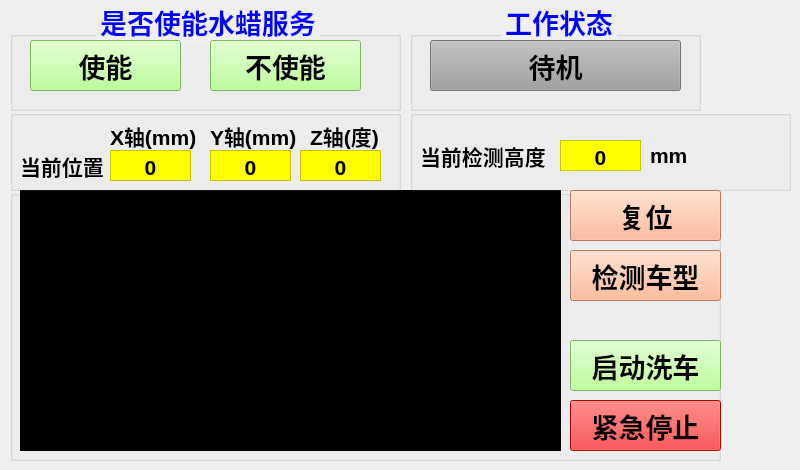
    <widget class="QWidget" name="tab">
     <attribute name="title">
      <string>自动画面</string>
     </attribute>
     <widget class="QGroupBox" name="groupBox">
      <property name="geometry">
       <rect>
        <x>10</x>
        <y>0</y>
        <width>391</width>
        <height>111</height>
       </rect>
      </property>
      <property name="font">
       <font>
        <family>Arial</family>
        <pointsize>20</pointsize>
        <weight>75</weight>
        <bold>true</bold>
       </font>
      </property>
      <property name="styleSheet">
       <string notr="true">color: rgb(0, 0, 255);</string>
      </property>
      <property name="title">
       <string>是否使能水蜡服务</string>
      </property>
      <property name="alignment">
       <set>Qt::AlignCenter</set>
      </property>
      <widget class="QPushButton" name="pushButton_13">
       <property name="geometry">
        <rect>
         <x>20</x>
         <y>40</y>
         <width>151</width>
         <height>51</height>
        </rect>
       </property>
       <property name="font">
        <font>
         <family>Arial</family>
         <pointsize>20</pointsize>
         <weight>75</weight>
         <bold>true</bold>
        </font>
       </property>
       <property name="styleSheet">
        <string notr="true">background-color: rgb(170, 255, 127);
color: rgb(0, 0, 0);</string>
       </property>
       <property name="text">
        <string>使能</string>
       </property>
      </widget>
      <widget class="QPushButton" name="pushButton_14">
       <property name="geometry">
        <rect>
         <x>200</x>
         <y>40</y>
         <width>151</width>
         <height>51</height>
        </rect>
       </property>
       <property name="font">
        <font>
         <family>Arial</family>
         <pointsize>20</pointsize>
         <weight>75</weight>
         <bold>true</bold>
        </font>
       </property>
       <property name="styleSheet">
        <string notr="true">background-color: rgb(170, 255, 127);
color: rgb(0, 0, 0);</string>
       </property>
       <property name="text">
        <string>不使能</string>
       </property>
      </widget>
     </widget>
     <widget class="QGroupBox" name="groupBox_5">
      <property name="geometry">
       <rect>
        <x>10</x>
        <y>190</y>
        <width>711</width>
        <height>271</height>
       </rect>
      </property>
      <property name="font">
       <font>
        <family>Arial</family>
        <pointsize>20</pointsize>
        <weight>75</weight>
        <bold>true</bold>
       </font>
      </property>
      <property name="styleSheet">
       <string notr="true">color: rgb(0, 0, 255);</string>
      </property>
      <property name="title">
       <string/>
      </property>
      <property name="alignment">
       <set>Qt::AlignCenter</set>
      </property>
      <widget class="QPushButton" name="pushButton_15">
       <property name="geometry">
        <rect>
         <x>560</x>
         <y>60</y>
         <width>151</width>
         <height>51</height>
        </rect>
       </property>
       <property name="font">
        <font>
         <family>Arial</family>
         <pointsize>20</pointsize>
         <weight>75</weight>
         <bold>true</bold>
        </font>
       </property>
       <property name="styleSheet">
        <string notr="true">background-color: rgb(255, 170, 127);
color: rgb(0, 0, 0);</string>
       </property>
       <property name="text">
        <string>检测车型</string>
       </property>
      </widget>
      <widget class="QFrame" name="frame_3">
       <property name="geometry">
        <rect>
         <x>10</x>
         <y>0</y>
         <width>541</width>
         <height>261</height>
        </rect>
       </property>
       <property name="styleSheet">
        <string notr="true">background-color: rgb(0, 0, 0);</string>
       </property>
       <property name="frameShape">
        <enum>QFrame::StyledPanel</enum>
       </property>
       <property name="frameShadow">
        <enum>QFrame::Raised</enum>
       </property>
      </widget>
      <widget class="QPushButton" name="pushButton_17">
       <property name="geometry">
        <rect>
         <x>560</x>
         <y>0</y>
         <width>151</width>
         <height>51</height>
        </rect>
       </property>
       <property name="font">
        <font>
         <family>Arial</family>
         <pointsize>20</pointsize>
         <weight>75</weight>
         <bold>true</bold>
        </font>
       </property>
       <property name="styleSheet">
        <string notr="true">background-color: rgb(255, 170, 127);
color: rgb(0, 0, 0);</string>
       </property>
       <property name="text">
        <string>复位</string>
       </property>
      </widget>
      <widget class="QPushButton" name="pushButton_5">
       <property name="geometry">
        <rect>
         <x>560</x>
         <y>210</y>
         <width>151</width>
         <height>51</height>
        </rect>
       </property>
       <property name="font">
        <font>
         <family>Arial</family>
         <pointsize>20</pointsize>
         <weight>75</weight>
         <bold>true</bold>
        </font>
       </property>
       <property name="styleSheet">
        <string notr="true">background-color: rgb(255, 0, 0);
color: rgb(0, 0, 0);</string>
       </property>
       <property name="text">
        <string>紧急停止</string>
       </property>
      </widget>
      <widget class="QPushButton" name="pushButton_71">
       <property name="geometry">
        <rect>
         <x>560</x>
         <y>150</y>
         <width>151</width>
         <height>51</height>
        </rect>
       </property>
       <property name="font">
        <font>
         <family>Arial</family>
         <pointsize>20</pointsize>
         <weight>75</weight>
         <bold>true</bold>
        </font>
       </property>
       <property name="styleSheet">
        <string notr="true">background-color: rgb(170, 255, 127);
color: rgb(0, 0, 0);</string>
       </property>
       <property name="text">
        <string>启动洗车</string>
       </property>
      </widget>
     </widget>
     <widget class="QGroupBox" name="groupBox_4">
      <property name="geometry">
       <rect>
        <x>410</x>
        <y>110</y>
        <width>381</width>
        <height>81</height>
       </rect>
      </property>
      <property name="font">
       <font>
        <family>Arial</family>
        <pointsize>20</pointsize>
        <weight>75</weight>
        <bold>true</bold>
       </font>
      </property>
      <property name="styleSheet">
       <string notr="true">color: rgb(0, 0, 255);</string>
      </property>
      <property name="title">
       <string/>
      </property>
      <property name="alignment">
       <set>Qt::AlignCenter</set>
      </property>
      <widget class="QLabel" name="label_25">
       <property name="geometry">
        <rect>
         <x>10</x>
         <y>20</y>
         <width>131</width>
         <height>51</height>
        </rect>
       </property>
       <property name="font">
        <font>
         <family>Arial</family>
         <pointsize>16</pointsize>
         <weight>75</weight>
         <bold>true</bold>
        </font>
       </property>
       <property name="styleSheet">
        <string notr="true">color: rgb(0, 0, 0);</string>
       </property>
       <property name="text">
        <string>当前检测高度</string>
       </property>
      </widget>
      <widget class="QLabel" name="label_26">
       <property name="geometry">
        <rect>
         <x>240</x>
         <y>30</y>
         <width>41</width>
         <height>31</height>
        </rect>
       </property>
       <property name="font">
        <font>
         <family>Arial</family>
         <pointsize>16</pointsize>
         <weight>75</weight>
         <bold>true</bold>
        </font>
       </property>
       <property name="styleSheet">
        <string notr="true">color: rgb(0, 0, 0);</string>
       </property>
       <property name="text">
        <string>mm</string>
       </property>
      </widget>
      <widget class="QTextBrowser" name="textBrowser_9">
       <property name="geometry">
        <rect>
         <x>150</x>
         <y>30</y>
         <width>81</width>
         <height>31</height>
        </rect>
       </property>
       <property name="font">
        <font>
         <family>Arial</family>
         <pointsize>16</pointsize>
         <weight>75</weight>
         <bold>true</bold>
        </font>
       </property>
       <property name="autoFillBackground">
        <bool>true</bool>
       </property>
       <property name="styleSheet">
        <string notr="true">background-color: rgb(255, 255, 0);
color: rgb(0, 0, 0);</string>
       </property>
       <property name="verticalScrollBarPolicy">
        <enum>Qt::ScrollBarAlwaysOff</enum>
       </property>
       <property name="horizontalScrollBarPolicy">
        <enum>Qt::ScrollBarAlwaysOff</enum>
       </property>
       <property name="html">
        <string>&lt;!DOCTYPE HTML PUBLIC &quot;-//W3C//DTD HTML 4.0//EN&quot; &quot;http://www.w3.org/TR/REC-html40/strict.dtd&quot;&gt;
&lt;html&gt;&lt;head&gt;&lt;meta name=&quot;qrichtext&quot; content=&quot;1&quot; /&gt;&lt;style type=&quot;text/css&quot;&gt;
p, li { white-space: pre-wrap; }
&lt;/style&gt;&lt;/head&gt;&lt;body style=&quot; font-family:'Arial'; font-size:16pt; font-weight:600; font-style:normal;&quot;&gt;
&lt;p align=&quot;center&quot; style=&quot; margin-top:0px; margin-bottom:0px; margin-left:0px; margin-right:0px; -qt-block-indent:0; text-indent:0px;&quot;&gt;&lt;span style=&quot; font-family:'SimSun';&quot;&gt;0&lt;/span&gt;&lt;/p&gt;&lt;/body&gt;&lt;/html&gt;</string>
       </property>
      </widget>
     </widget>
     <widget class="QGroupBox" name="groupBox_3">
      <property name="geometry">
       <rect>
        <x>10</x>
        <y>110</y>
        <width>391</width>
        <height>81</height>
       </rect>
      </property>
      <property name="font">
       <font>
        <family>Arial</family>
        <pointsize>20</pointsize>
        <weight>75</weight>
        <bold>true</bold>
       </font>
      </property>
      <property name="styleSheet">
       <string notr="true">color: rgb(0, 0, 255);</string>
      </property>
      <property name="title">
       <string/>
      </property>
      <property name="alignment">
       <set>Qt::AlignCenter</set>
      </property>
      <widget class="QLabel" name="label_27">
       <property name="geometry">
        <rect>
         <x>10</x>
         <y>30</y>
         <width>91</width>
         <height>51</height>
        </rect>
       </property>
       <property name="font">
        <font>
         <family>Arial</family>
         <pointsize>16</pointsize>
         <weight>75</weight>
         <bold>true</bold>
        </font>
       </property>
       <property name="styleSheet">
        <string notr="true">color: rgb(0, 0, 0);</string>
       </property>
       <property name="text">
        <string>当前位置</string>
       </property>
      </widget>
      <widget class="QLabel" name="label_28">
       <property name="geometry">
        <rect>
         <x>100</x>
         <y>10</y>
         <width>91</width>
         <height>31</height>
        </rect>
       </property>
       <property name="font">
        <font>
         <family>Arial</family>
         <pointsize>16</pointsize>
         <weight>75</weight>
         <bold>true</bold>
        </font>
       </property>
       <property name="styleSheet">
        <string notr="true">color: rgb(0, 0, 0);</string>
       </property>
       <property name="text">
        <string>X轴(mm)</string>
       </property>
      </widget>
      <widget class="QLabel" name="label_29">
       <property name="geometry">
        <rect>
         <x>200</x>
         <y>10</y>
         <width>91</width>
         <height>31</height>
        </rect>
       </property>
       <property name="font">
        <font>
         <family>Arial</family>
         <pointsize>16</pointsize>
         <weight>75</weight>
         <bold>true</bold>
        </font>
       </property>
       <property name="styleSheet">
        <string notr="true">color: rgb(0, 0, 0);</string>
       </property>
       <property name="text">
        <string>Y轴(mm)</string>
       </property>
      </widget>
      <widget class="QLabel" name="label_30">
       <property name="geometry">
        <rect>
         <x>300</x>
         <y>10</y>
         <width>71</width>
         <height>31</height>
        </rect>
       </property>
       <property name="font">
        <font>
         <family>Arial</family>
         <pointsize>16</pointsize>
         <weight>75</weight>
         <bold>true</bold>
        </font>
       </property>
       <property name="styleSheet">
        <string notr="true">color: rgb(0, 0, 0);</string>
       </property>
       <property name="text">
        <string>Z轴(度)</string>
       </property>
      </widget>
      <widget class="QTextBrowser" name="textBrowser_10">
       <property name="geometry">
        <rect>
         <x>100</x>
         <y>40</y>
         <width>81</width>
         <height>31</height>
        </rect>
       </property>
       <property name="font">
        <font>
         <family>Arial</family>
         <pointsize>16</pointsize>
         <weight>75</weight>
         <bold>true</bold>
        </font>
       </property>
       <property name="autoFillBackground">
        <bool>true</bool>
       </property>
       <property name="styleSheet">
        <string notr="true">background-color: rgb(255, 255, 0);
color: rgb(0, 0, 0);</string>
       </property>
       <property name="verticalScrollBarPolicy">
        <enum>Qt::ScrollBarAlwaysOff</enum>
       </property>
       <property name="horizontalScrollBarPolicy">
        <enum>Qt::ScrollBarAlwaysOff</enum>
       </property>
       <property name="html">
        <string>&lt;!DOCTYPE HTML PUBLIC &quot;-//W3C//DTD HTML 4.0//EN&quot; &quot;http://www.w3.org/TR/REC-html40/strict.dtd&quot;&gt;
&lt;html&gt;&lt;head&gt;&lt;meta name=&quot;qrichtext&quot; content=&quot;1&quot; /&gt;&lt;style type=&quot;text/css&quot;&gt;
p, li { white-space: pre-wrap; }
&lt;/style&gt;&lt;/head&gt;&lt;body style=&quot; font-family:'Arial'; font-size:16pt; font-weight:600; font-style:normal;&quot;&gt;
&lt;p align=&quot;center&quot; style=&quot; margin-top:0px; margin-bottom:0px; margin-left:0px; margin-right:0px; -qt-block-indent:0; text-indent:0px;&quot;&gt;&lt;span style=&quot; font-family:'SimSun';&quot;&gt;0&lt;/span&gt;&lt;/p&gt;&lt;/body&gt;&lt;/html&gt;</string>
       </property>
      </widget>
      <widget class="QTextBrowser" name="textBrowser_11">
       <property name="geometry">
        <rect>
         <x>200</x>
         <y>40</y>
         <width>81</width>
         <height>31</height>
        </rect>
       </property>
       <property name="font">
        <font>
         <family>Arial</family>
         <pointsize>16</pointsize>
         <weight>75</weight>
         <bold>true</bold>
        </font>
       </property>
       <property name="autoFillBackground">
        <bool>true</bool>
       </property>
       <property name="styleSheet">
        <string notr="true">background-color: rgb(255, 255, 0);
color: rgb(0, 0, 0);</string>
       </property>
       <property name="verticalScrollBarPolicy">
        <enum>Qt::ScrollBarAlwaysOff</enum>
       </property>
       <property name="horizontalScrollBarPolicy">
        <enum>Qt::ScrollBarAlwaysOff</enum>
       </property>
       <property name="html">
        <string>&lt;!DOCTYPE HTML PUBLIC &quot;-//W3C//DTD HTML 4.0//EN&quot; &quot;http://www.w3.org/TR/REC-html40/strict.dtd&quot;&gt;
&lt;html&gt;&lt;head&gt;&lt;meta name=&quot;qrichtext&quot; content=&quot;1&quot; /&gt;&lt;style type=&quot;text/css&quot;&gt;
p, li { white-space: pre-wrap; }
&lt;/style&gt;&lt;/head&gt;&lt;body style=&quot; font-family:'Arial'; font-size:16pt; font-weight:600; font-style:normal;&quot;&gt;
&lt;p align=&quot;center&quot; style=&quot; margin-top:0px; margin-bottom:0px; margin-left:0px; margin-right:0px; -qt-block-indent:0; text-indent:0px;&quot;&gt;&lt;span style=&quot; font-family:'SimSun';&quot;&gt;0&lt;/span&gt;&lt;/p&gt;&lt;/body&gt;&lt;/html&gt;</string>
       </property>
      </widget>
      <widget class="QTextBrowser" name="textBrowser_12">
       <property name="geometry">
        <rect>
         <x>290</x>
         <y>40</y>
         <width>81</width>
         <height>31</height>
        </rect>
       </property>
       <property name="font">
        <font>
         <family>Arial</family>
         <pointsize>16</pointsize>
         <weight>75</weight>
         <bold>true</bold>
        </font>
       </property>
       <property name="autoFillBackground">
        <bool>true</bool>
       </property>
       <property name="styleSheet">
        <string notr="true">background-color: rgb(255, 255, 0);
color: rgb(0, 0, 0);</string>
       </property>
       <property name="verticalScrollBarPolicy">
        <enum>Qt::ScrollBarAlwaysOff</enum>
       </property>
       <property name="horizontalScrollBarPolicy">
        <enum>Qt::ScrollBarAlwaysOff</enum>
       </property>
       <property name="html">
        <string>&lt;!DOCTYPE HTML PUBLIC &quot;-//W3C//DTD HTML 4.0//EN&quot; &quot;http://www.w3.org/TR/REC-html40/strict.dtd&quot;&gt;
&lt;html&gt;&lt;head&gt;&lt;meta name=&quot;qrichtext&quot; content=&quot;1&quot; /&gt;&lt;style type=&quot;text/css&quot;&gt;
p, li { white-space: pre-wrap; }
&lt;/style&gt;&lt;/head&gt;&lt;body style=&quot; font-family:'Arial'; font-size:16pt; font-weight:600; font-style:normal;&quot;&gt;
&lt;p align=&quot;center&quot; style=&quot; margin-top:0px; margin-bottom:0px; margin-left:0px; margin-right:0px; -qt-block-indent:0; text-indent:0px;&quot;&gt;&lt;span style=&quot; font-family:'SimSun';&quot;&gt;0&lt;/span&gt;&lt;/p&gt;&lt;/body&gt;&lt;/html&gt;</string>
       </property>
      </widget>
     </widget>
     <widget class="QGroupBox" name="groupBox_2">
      <property name="geometry">
       <rect>
        <x>410</x>
        <y>0</y>
        <width>291</width>
        <height>111</height>
       </rect>
      </property>
      <property name="font">
       <font>
        <family>Arial</family>
        <pointsize>20</pointsize>
        <weight>75</weight>
        <bold>true</bold>
       </font>
      </property>
      <property name="styleSheet">
       <string notr="true">color: rgb(0, 0, 255);</string>
      </property>
      <property name="title">
       <string>工作状态</string>
      </property>
      <property name="alignment">
       <set>Qt::AlignCenter</set>
      </property>
      <widget class="QPushButton" name="pushButton_16">
       <property name="geometry">
        <rect>
         <x>20</x>
         <y>40</y>
         <width>251</width>
         <height>51</height>
        </rect>
       </property>
       <property name="font">
        <font>
         <family>Arial</family>
         <pointsize>20</pointsize>
         <weight>75</weight>
         <bold>true</bold>
        </font>
       </property>
       <property name="styleSheet">
        <string notr="true">background-color: rgb(159, 159, 159);
color: rgb(0, 0, 0);</string>
       </property>
       <property name="text">
        <string>待机</string>
       </property>
      </widget>
     </widget>
    </widget>
